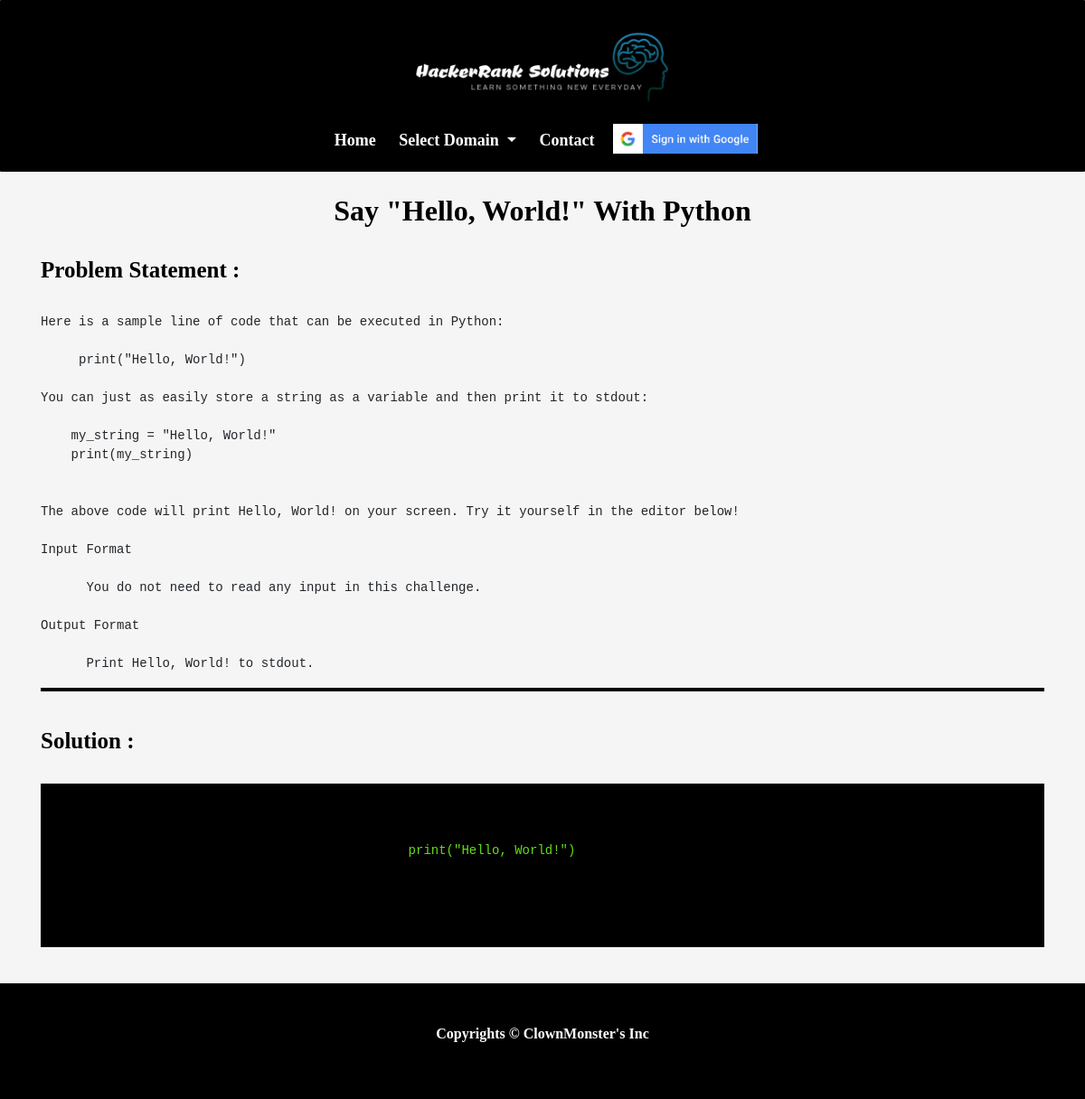
Screenshot of /helloworldpython/ with the database file from the repository.
### home/models.py (models this page shows, shortened)
class solution(models.Model):
    title = models.CharField(max_length=200, blank=False)
    choice = (('datastructures','datastructures'),
              ('algorithms','algorithms'),
              ('problemsolving','problemsolving'),
              ('python','python'),
              ('java','java'),
              ('interview','interview'),
              ('c','c'),
              ('c++','c++'))
    group = models.CharField(max_length=30, choices=choice, default='choose')
    slug = models.SlugField(max_length=200, blank=False)
    problemStatement = models.TextField(blank=False)
    solution = models.TextField(blank=False)

### home/views.py (the view)
# urls.py: path('<slug:slug>/',SolutionDetail.as_view(),name='solutionDetail'),
class SolutionDetail(generic.DetailView):
    model = solution
    template_name = 'solution_detail.html'

### home/templates/solution_detail.html (shortened to what this page needs)
{% load static %}
<html lang="en">
    <head>
        <link rel="stylesheet" href="https://stackpath.bootstrapcdn.com/bootstrap/4.5.2/css/bootstrap.min.css">
    </head>
    <body>
        <header class="header_area">
            <div class="main_menu">
                <nav class="navbar navbar-expand-lg ">
                    <div class="container box_1620">
                    <a class="nav-title" href = "" ><img src="{% static '/home/logo2.png' %}"></a>
                    <div class="collapse navbar-collapse offset" id="navbarSupportedContent">
                        <ul class="nav navbar-nav menu_nav ml-auto">
                            <li class="nav-item"><a class="nav-link" href="{% url 'solutionList' %}">Home</a></li>
                    <li class="nav-item dropdown">
                        <a class="nav-link dropdown-toggle" href="#" id="navbarDropdownMenuLink" data-toggle="dropdown" aria-haspopup="true" aria-expanded="false">
                          Select Domain
                        </a>
                      </li>
                            <li class="nav-item"><a class="nav-link" href="https://clownmonster.github.io/My_Portfolio/contact.html">Contact</a></li>
                            {% if user.is_authenticated %}
                                <li class="nav-item"><a class="nav-link" href>{{user.username}}</a></li>
                                <li class="nav-item" id="logoutBtn"><a class="nav-link">Logout</a></li>
                               {% else %}
                                <li id = "loginBtn" class="nav-item"><img src="{% static '/home/sign_in.png' %}"></li>
                            {% endif %}
                        </ul>
                    </div>
                    </div>
                </nav>
            </div>
        </header>
        <div class="container">
            <div class="title" >
                <h3><b>{{ object.title }}</b></h3>
            </div>
            <br/>
            <div>
                <div>
                    <h3 class="p-title">Problem Statement :</h3>
                    <br/>
                    <pre>{{ object.problemStatement }}</pre>
                </div>
            </div>
            <hr style = "height:4px;border-width:0;color:gray;background-color:black">
        <br/>
            <div>
                <div>
                    <h3 class="p-title" >Solution : </h3>
                    <br/>
                <div class="code-block">
                    <pre>
                        <code  style="margin-bottom:6rem;">{{ object.solution }}</code>
                    </pre>
                </div>
                <br/>
                </div>
            </div>
        </div>
       <footer class="footer">
        <div class="part2">
            <p>Copyrights &copy ClownMonster's Inc</p>
        </div>
    </footer>
    </body>
</html>

### home/templates/solution_detail.html (style rules this page uses)
* { box-sizing: border-box; margin: 0px; border: 0px; padding: 0px; }
body { background: whitesmoke; }
.header_area { background:linear-gradient(#000428,#004e92); background:black; color: white; transition: background-color 0.4s, all 0.3s linear; padding: 0.3rem; border-radius: 1px; }
.nav-title { color:white ; font-size: 30px; font-family: Georgia, 'Times New Roman', Times, serif; font-weight: bolder; }
.nav-title > img { width: 19rem; }
.nav-item, .nav-link { font-size: 18px; color:white !important; text-decoration: none; padding-right: 0.6rem; font-family: "Heebo"; font-weight: bolder; }
#loginBtn { margin-top: 0.2rem; width: 10rem; cursor: pointer; margin-left: 0.2rem; }
#loginBtn > img { width: 10rem; }
a { text-decoration: none; transition: all 0.3s ease-in-out; }
.container { color:black; justify-content: center; align-items: center; flex-direction: column; }
.container > .title > h3 { font-size: 32px; align-self: center; font-family: "Heebo"; }
.p-title { font-family: "Heebo"; font-weight: bolder; font-size: 25px; }
.title { display: flex; justify-content: center; }
.footer { font-family: "Heebo"; font-weight:bold ; background:linear-gradient(#000428,#004e92); background:black; height: 8rem; color:white; display: flex; justify-content: center; flex-direction: column; align-content: center; }
.footer > .part2 { display: flex; justify-content: center; align-content: center; align-self: center; }
.code-block { background-color: black; }
.code-block > pre { padding-top: 4rem; display: flex; justify-content: center; padding-right: 7rem; }
.code-block > pre > code { color:#64dd17 !important; }

### rows the page displays
solution: title "Say \"Hello, World!\" With Python", problemStatement "Here is a sample line of code that can be executed in Python: print(\"Hello, World!\") You can just as easily store a string as a variable and then print it to stdout: my_string = \"Hello, World!\" print(my_string) The above code will print Hello, World! on your screen. Try it yourself in the editor below! Input Format You do not need to read any input in this challenge. Output Format Print Hello, World! to stdout.", solution "print(\"Hello, World!\")"
